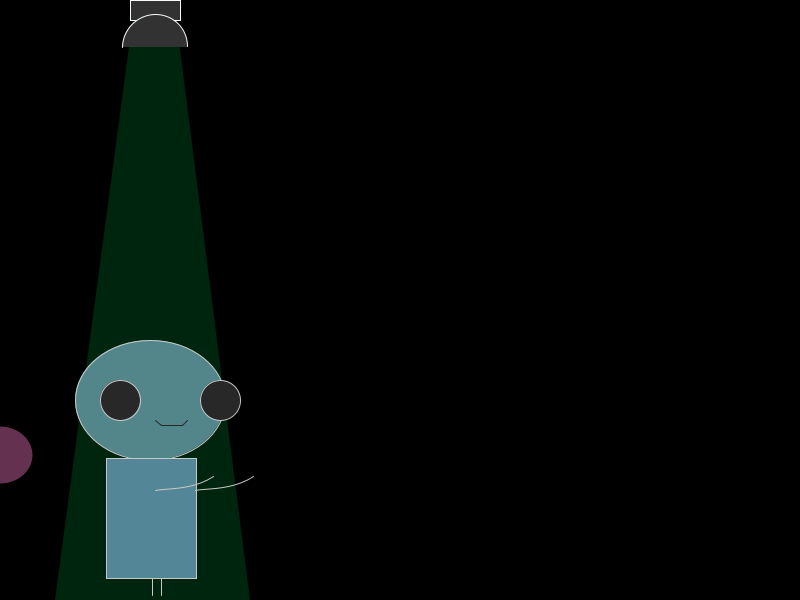
Frame 1 (no input)
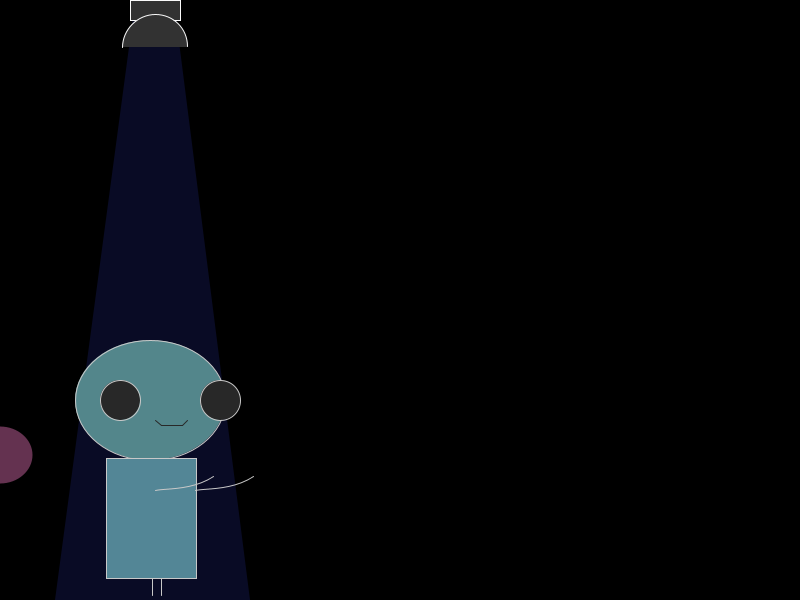
Frame 60 (the mouse pressed at the canvas centre just before this capture)
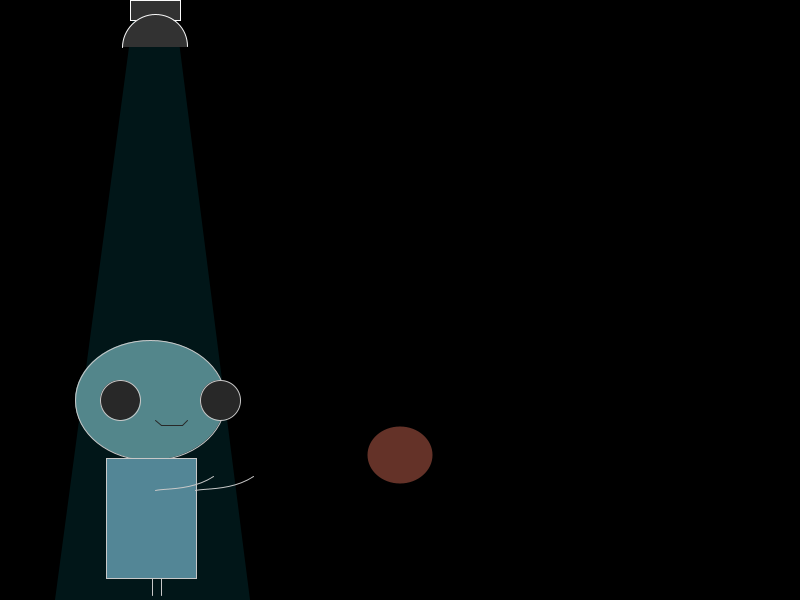
Frame 120 (the mouse held since frame 60 and released just before this capture)

The Processing sketch that drew these frames (run headless with seeded random() and noise(); from frame 60 on, the mouse is pressed at the canvas centre):

// Processing sketch: processing_75056
// ── processing_75056.pde

int i;
void setup() {
  frameRate(10);
  size(800, 600);
  background(0);
}

void draw() {
  if (mouseX>450) {
    background(90);
  }
  else {
    background(0);
  }
  if (mouseX>400) {
    fill(0);
//    fill(245, 215, 120);
  }

  else {
    for (int i=0; i<10; i++) {
      fill(random(50), random(50), random(50));
    }
  noStroke();
  triangle(i+155, -147, 250, 600, 55, 600);
    }
  fill(50);
  stroke(250);
  rect(130, 0, 50, 20);
  fill(50);
  arc(155, 47, 65, 65, PI, TWO_PI);
  stroke(200);
  fill(83, 134, 139);
  ellipse(150, 400, 150, 120);
  fill(40);
  ellipse(220, 400, 40, 40);
  ellipse(120, 400, 40, 40);
  line(161, 560, 161, 595);
  line(152, 560, 152, 595);
  fill(83, 134, 150);
  rect(106, 458, 90, 120);
  noFill();
  curve(323, 405, 253, 476, 195, 490, 195, 490);
  curve(283, 405, 213, 476, 155, 490, 155, 490);
  stroke(40);
  line(161, 425, 182, 425);

  if (mouseX>400) {
    stroke(83, 134, 139);
  }
  else {
    stroke(40);
  }
  line(182, 425, 187, 420);
  line(161, 425, 155, 420);
  noStroke();
  fill(46,46, 46);
  if(mouseX>340){
    fill(100,50,40);
  }
    else{
      fill(100,50,80);
  }
  ellipse(mouseX,455,65,57);
}
